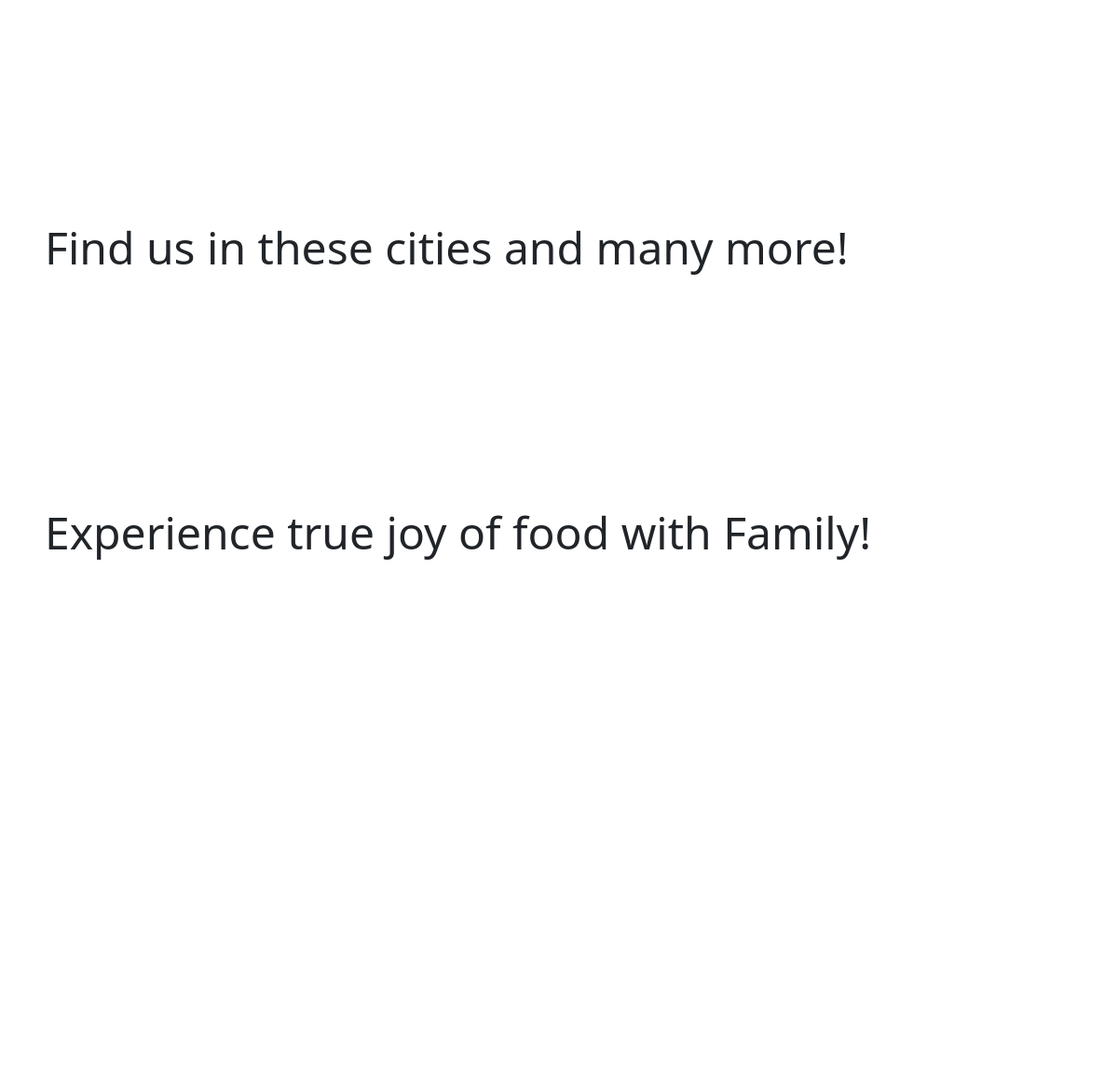
The app's page / (middle part), older data.
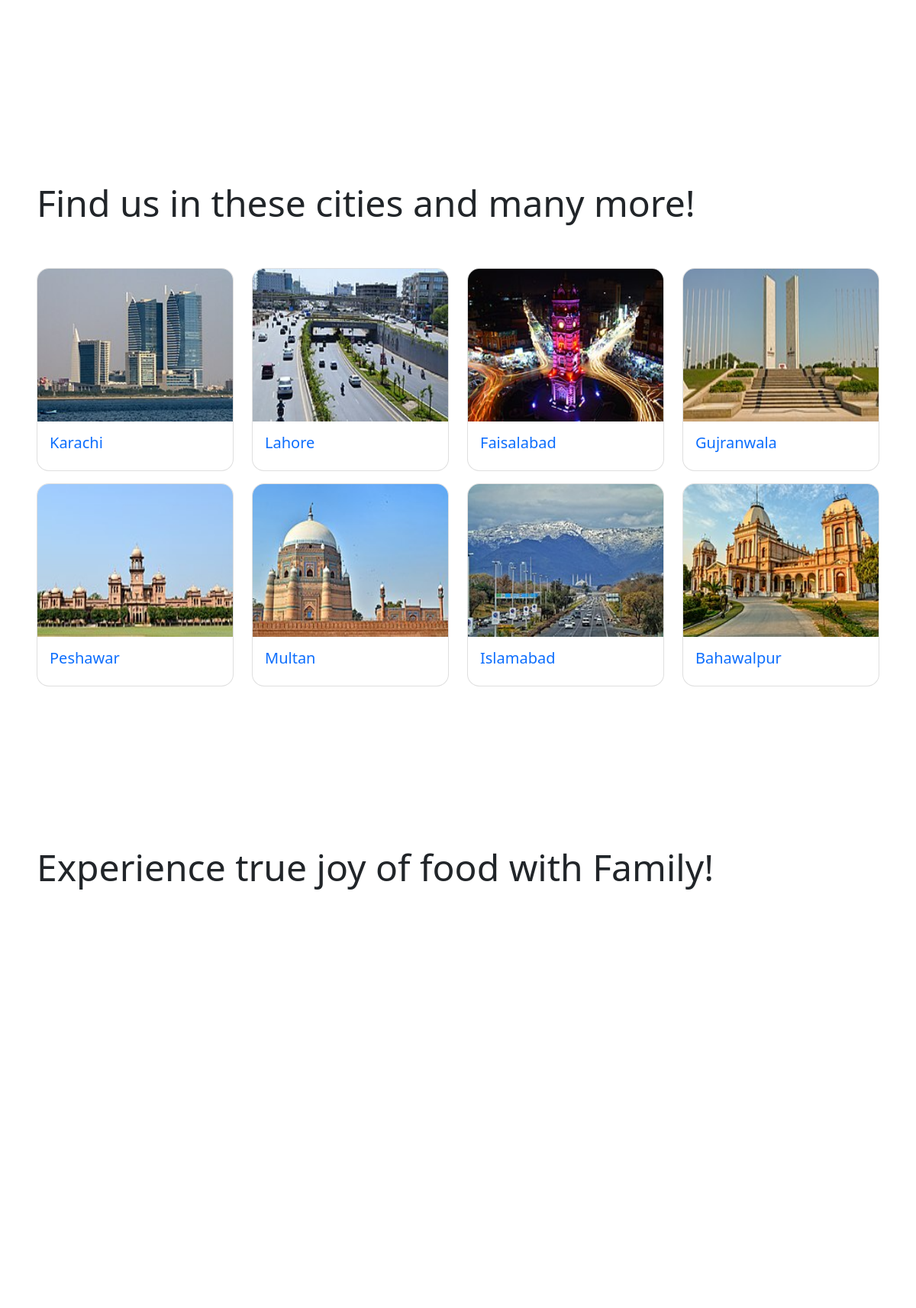
The same page, newer data.
### landingapp/models.py (models this page shows, shortened)
class CoveredCity(models.Model):
    name = models.CharField(max_length=100, null=True, blank=True)
    city_image = models.ImageField(upload_to='city_images/', null=True, blank=True)
    wiki_link = models.URLField(null=True, blank=True)
    class Meta:
        verbose_name = 'Covered City'
        verbose_name_plural = 'Covered Cities'

### landingapp/views.py (the view)
# urls.py: path('', views.landing_page, name='landing_page'),
def landing_page(request):
    covered_cities: CoveredCity = CoveredCity.objects.all()[:10]
    context = {
        "covered_cities": covered_cities
    }
    return render(request, 'landing/landing.html', context)

### templates/landing/landing.html (shortened to what this page needs)
{% extends 'base.html' %}
{% load static %}
{% block content %}
    <div class="mt-5 pt-5">
        <div class="">
        </div>
    </div>
    <div class=" py-5">
        <div>
            <h2 class="display-5 mx-5">Find us in these cities and many more!</h2>
        </div>
        <div class="p-5 row ">
            {% for city in covered_cities %}
                <div class="col-lg-3 col-md-4 col-sm-12 mb-3">
                    <a href="{{ city.wiki_link }}" class="card " style="border-radius: 1rem;overflow: clip; text-decoration: none;" >
                        <img class="card-img-top"
                             src="{{ city.city_image.url }}"
                             height="200px"
                             width="100px"
                             alt="Card image cap">
                        <div class="card-body  ">
                            <h5 class="card-title">{{ city.name }}</h5>
                        </div>
                    </a>
                </div>
            {% endfor %}
        </div>
    </div>
    <div class="mt-5 pt-5">
        <div class="bg">
            <h2 class="display-5 ms-5">Experience true joy of food with Family!</h2>
        </div>
    </div>
{% endblock %}

### templates/base.html (shortened to what this page needs)
{% load static %}
<!DOCTYPE html>
<html data-theme="bumblebee" lang="en">
<head>
    <link  rel="stylesheet" href={% static 'min.css' %}>
    <link rel="stylesheet" href="https://cdnjs.cloudflare.com/ajax/libs/font-awesome/6.5.2/css/all.min.css"
/>
</head>
<body class="position-relative" style="overflow-x: clip">
{% block content %}
{% endblock %}
</body>
</html>

### templates/navbar-menu.html (shortened to what this page needs)
{% load static %}

Row changes from the older to the newer data that the page shows:
added CoveredCity: city_image (picture), name "Karachi"
added CoveredCity: city_image (picture), name "Lahore"
added CoveredCity: city_image (picture), name "Faisalabad"
added CoveredCity: city_image (picture), name "Gujranwala"
added CoveredCity: city_image (picture), name "Peshawar"
added CoveredCity: city_image (picture), name "Multan"
added CoveredCity: city_image (picture), name "Islamabad"
added CoveredCity: city_image (picture), name "Bahawalpur"
